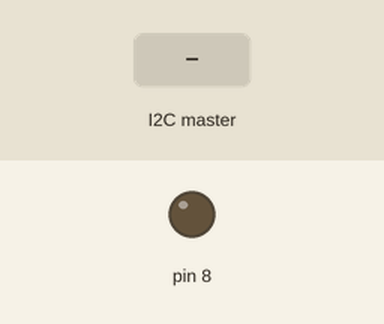
A sketch run on a simulated Arduino Uno, built with avr-gcc and run on an emulated ATmega328P. On the bench: output pins drawn as LEDs (lit = HIGH). Inputs (shaded band) come from the test bench.

Above: at 1.2 s.
1.3 s: the I2C master sends "H"
At 1.7 s:
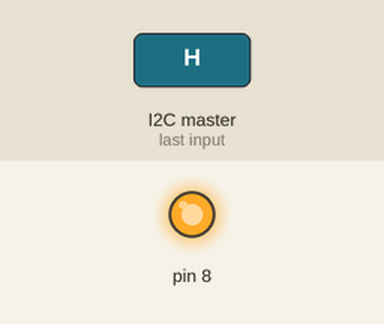
2.8 s: the I2C master sends "L"
At 4.1 s:
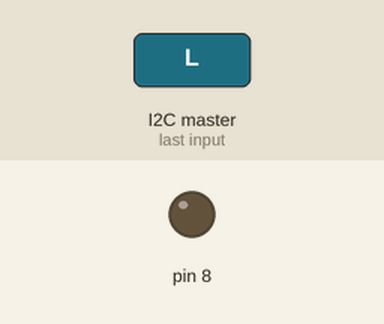
Timing chart, 0 to 5.8 s (numbered marks = the images above; inputs shaded):
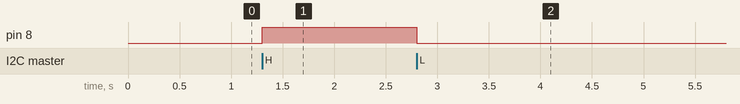

Measured:
- after the input at 1.3 s, pin 8: LOW → HIGH at once
- after the input at 2.8 s, pin 8: HIGH → LOW at once

The sketch:

S_2.ino
```cpp
#include<Wire.h>
const byte slaveId =2;
void setup()
{


  Wire.begin(slaveId);

  Wire.onReceive(receiveEvent);
  pinMode(8,OUTPUT);
  digitalWrite(8,LOW);


}

void loop()
{

}

void receiveEvent(int howMany)
{
  char inChar;
  while(Wire.available()>0)
  {
    inChar = Wire.read();
    if(inChar == 'H')
    {
    digitalWrite(8,HIGH);
    }
      if(inChar == 'L')
      {
    digitalWrite(8,LOW);
      }

  }
}
```
